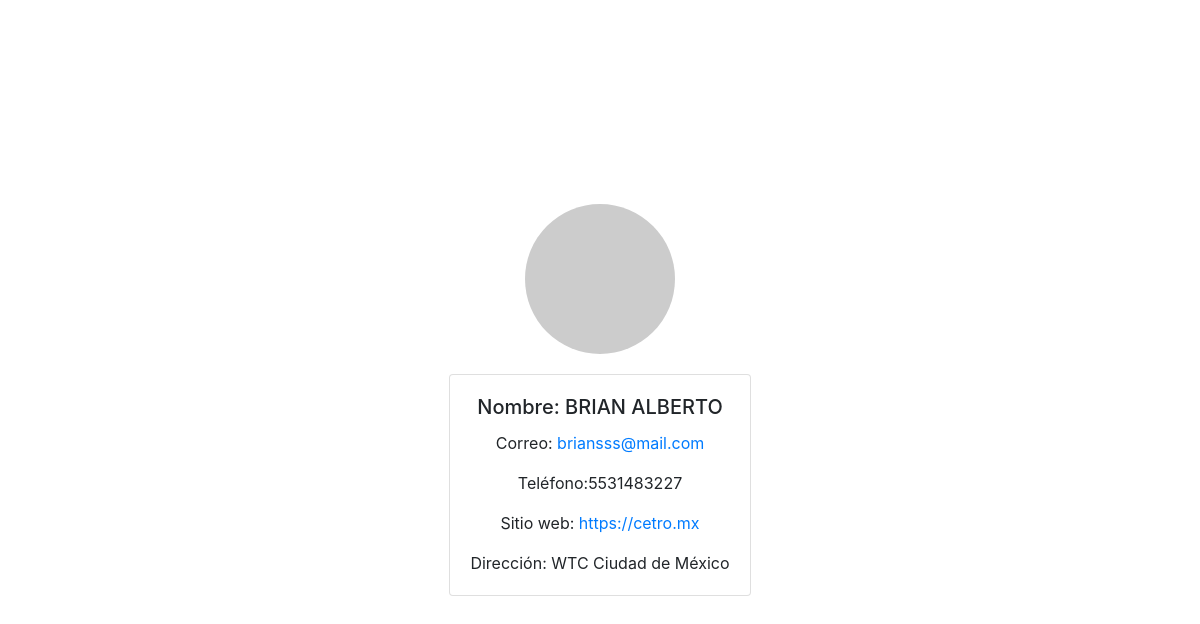
Page /bc/1 on the committed database.
### vendedores/models.py (models this page shows, shortened)
class Vendedor(models.Model):
    user = models.OneToOneField(User, on_delete=models.CASCADE, null=True)
    nombre = models.CharField(max_length=100)
    correo = models.EmailField()
    telefono = models.CharField(max_length=15)
    sitio_web = models.URLField(blank=True, null=True)
    direccion = models.CharField(max_length=255)

### vendedores/views.py (the view)
# urls.py: path('bc/<int:id>', views.vendedor_bc, name='bc'),
def vendedor_bc(request, id):
    vendedor = get_object_or_404(Vendedor, pk=id)
    return render(request, 'vendedores/bc.html', {'vendedor': vendedor})

### vendedores/templates/vendedores/bc.html (shortened to what this page needs)
<!DOCTYPE html>
<html lang="en">
<head>
    <link href="https://stackpath.bootstrapcdn.com/bootstrap/4.5.2/css/bootstrap.min.css" rel="stylesheet">
</head>
<body>
    <div class="profile-container">
        <img src="https://via.placeholder.com/150" alt="Foto de perfil" class="profile-pic">
        <div class="card" style="max-width: 400px; margin: auto;">
            <div class="card-body">
                <h5 class="card-title">Nombre: {{vendedor.nombre}}</h5>
                <p class="card-text">Correo: <a href="{{vendedor.correo}}">{{vendedor.correo}}</a></p>
                <p class="card-text">Teléfono:{{vendedor.telefono}}</p>
                <p class="card-text">Sitio web: <a href="{{vendedor.sitio_web}}" target="_blank">{{vendedor.sitio_web}}</a></p>
                <p class="card-text">Dirección: {{vendedor.direccion}}</p>
            </div>
        </div>
    </div>
</body>
</html>

### vendedores/templates/vendedores/bc.html (style rules this page uses)
body { background-color: #ffffff; display: flex; justify-content: center; align-items: center; height: 100vh; }
.profile-container { text-align: center; }
.profile-pic { width: 150px; height: 150px; object-fit: cover; border-radius: 50%; margin-bottom: 20px; }

### rows in the picture
Vendedor: nombre "BRIAN ALBERTO", correo "briansss@mail.com", telefono "5531483227", sitio_web "https://cetro.mx", direccion "WTC Ciudad de México"
